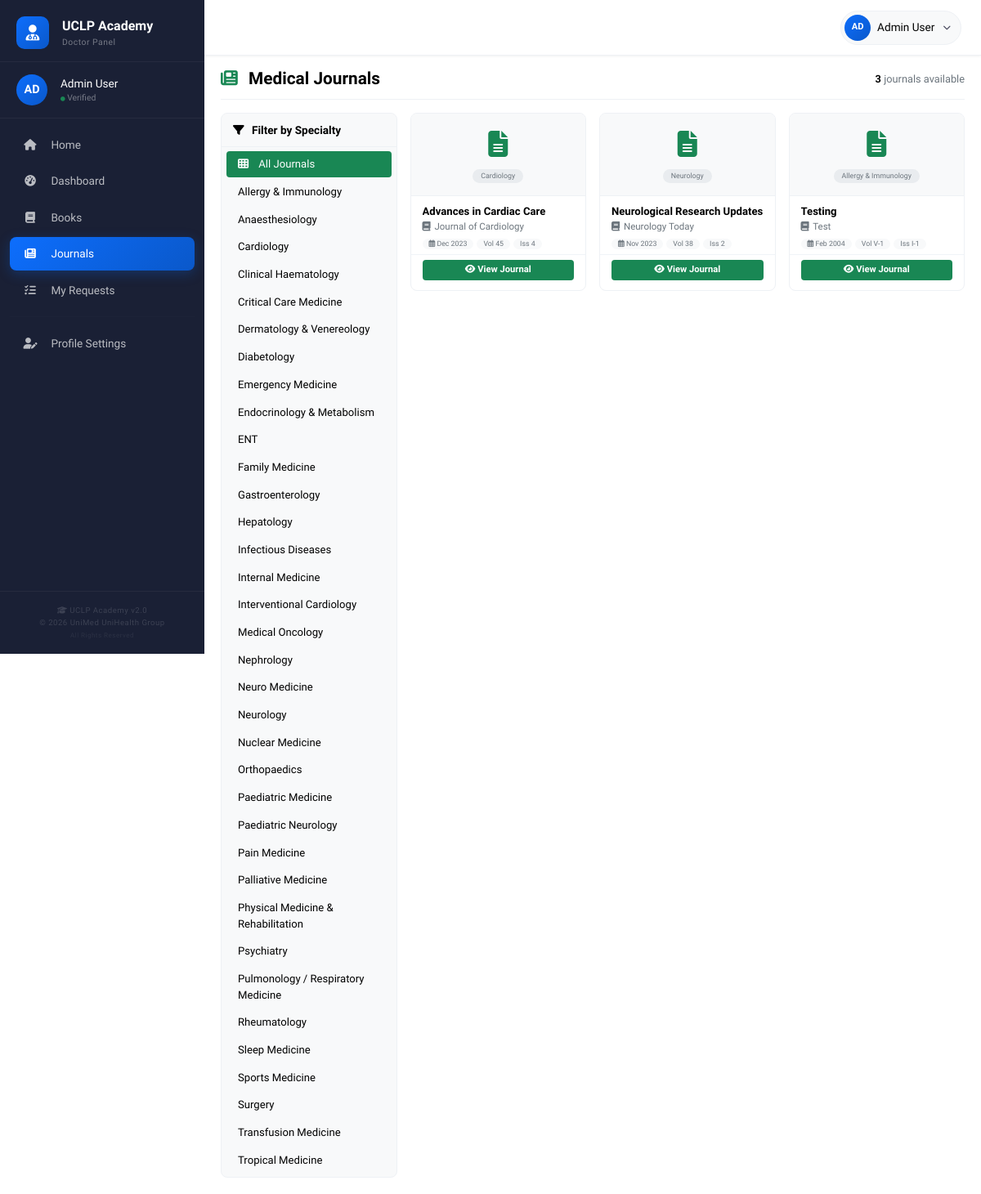
Page /doctor/journals.php (signed in) on the committed database.
### tables this page shows
CREATE TABLE `users` (
  `id` int(11) NOT NULL,
  `user_type` enum('doctor','admin','editor') NOT NULL DEFAULT 'doctor',
  `name` varchar(100) NOT NULL,
  `bmdc_reg_no` varchar(50) DEFAULT NULL,
  `specialty` varchar(100) DEFAULT NULL,
  `hospital_institute` varchar(200) DEFAULT NULL,
  `mobile` varchar(20) DEFAULT NULL,
  `email` varchar(100) NOT NULL,
  `password` varchar(255) NOT NULL,
  `profile_image` varchar(255) DEFAULT 'default.jpg',
  `is_verified` tinyint(1) DEFAULT 0,
  `is_active` tinyint(1) DEFAULT 1,
  `download_limit` int(11) DEFAULT 2,
  `created_at` timestamp NOT NULL DEFAULT current_timestamp(),
  `updated_at` timestamp NULL DEFAULT NULL ON UPDATE current_timestamp()
);

CREATE TABLE `specialties` (
  `id` int(11) NOT NULL,
  `name` varchar(100) NOT NULL,
  `description` text DEFAULT NULL,
  `status` tinyint(1) DEFAULT 1,
  `created_at` timestamp NOT NULL DEFAULT current_timestamp()
);

CREATE TABLE `journals` (
  `id` int(11) NOT NULL,
  `title` varchar(255) NOT NULL,
  `journal_name` varchar(200) NOT NULL,
  `specialty_id` int(11) NOT NULL,
  `issue` varchar(50) DEFAULT NULL,
  `date` date DEFAULT NULL,
  `volume` varchar(50) DEFAULT NULL,
  `pages` varchar(50) DEFAULT NULL,
  `doi` varchar(100) DEFAULT NULL,
  `file_path` varchar(255) NOT NULL,
  `abstract` text DEFAULT NULL,
  `is_watermarked` tinyint(1) DEFAULT 1,
  `status` enum('pending','approved','rejected') DEFAULT 'pending',
  `uploaded_by` int(11) DEFAULT NULL,
  `download_count` int(11) DEFAULT 0,
  `view_count` int(11) DEFAULT 0,
  `created_at` timestamp NOT NULL DEFAULT current_timestamp(),
  `updated_at` timestamp NULL DEFAULT NULL ON UPDATE current_timestamp()
);

### includes/functions.php (called while the page is built, shortened)
<?php
function getAllSpecialties() {
    $db = Database::getInstance()->getConnection();
    $result = $db->query("SELECT * FROM specialties WHERE status = 1 ORDER BY name");
    return $result->fetch_all(MYSQLI_ASSOC);
}
?>

### doctor/journals.php (the view, shortened to what this page needs)
<?php
require_once __DIR__ . '/../includes/functions.php';
$specialtyId = isset($_GET['specialty']) ? intval($_GET['specialty']) : 0;
$specialties = getAllSpecialties();
$journals = $specialtyId ? getJournalsBySpecialty($specialtyId) : [];
if (!$specialtyId) {
    $db = Database::getInstance()->getConnection();
    $journals = $db->query("SELECT j.*, s.name as specialty_name FROM journals j
                            JOIN specialties s ON j.specialty_id = s.id
                            WHERE j.status = 'approved'
                            ORDER BY j.date DESC")->fetch_all(MYSQLI_ASSOC);
}
?>
<!DOCTYPE html>
<html lang="en">
<head>
    <link href="https://cdn.jsdelivr.net/npm/bootstrap@5.3.0/dist/css/bootstrap.min.css" rel="stylesheet">
    <link rel="stylesheet" href="https://cdnjs.cloudflare.com/ajax/libs/font-awesome/6.4.0/css/all.min.css">
</head>
<body>
    <?php include __DIR__ . '/../includes/doctor_nav.php'; ?>
    <div class="container-fluid">
        <div class="row">
            <?php include __DIR__ . '/../includes/doctor_sidebar.php'; ?>
            <main class="main-content">
                <div class="page-header">
                    <h1>
                        <i class="fas fa-newspaper"></i> Medical Journals
                    </h1>
                    <span class="total-count">
                        <strong><?php echo count($journals); ?></strong> journals available
                    </span>
                </div>
                <div class="row g-3">
                    <div class="col-lg-3">
                        <div class="filter-card">
                            <div class="card-header">
                                <i class="fas fa-filter"></i> Filter by Specialty
                            </div>
                            <div class="list-group">
                                <a href="/doctor/journals" class="list-group-item <?php echo $specialtyId == 0 ? 'active' : ''; ?>">
                                    <i class="fas fa-th"></i> All Journals
                                </a>
                                <?php foreach ($specialties as $specialty): ?>
                                <a href="/doctor/journals?specialty=<?php echo $specialty['id']; ?>"
                                   class="list-group-item <?php echo $specialtyId == $specialty['id'] ? 'active' : ''; ?>">
                                    <?php echo htmlspecialchars($specialty['name']); ?>
                                </a>
                                <?php endforeach; ?>
                            </div>
                        </div>
                    </div>
                    <div class="col-lg-9">
                        <?php if (empty($journals)): ?>
                            <div class="empty-state">
                                <div class="icon"><i class="fas fa-newspaper"></i></div>
                                <h5>No Journals Found</h5>
                                <p>No journals are available <?php echo $specialtyId ? 'for this specialty' : 'at the moment'; ?>.</p>
                            </div>
                        <?php else: ?>
                        <div class="journals-grid">
                            <?php foreach ($journals as $journal): ?>
                            <div class="journal-card">
                                <div class="journal-header">
                                    <div class="icon"><i class="fas fa-file-alt"></i></div>
                                    <span class="badge-specialty">
                                        <?php echo htmlspecialchars($journal['specialty_name']); ?>
                                    </span>
                                </div>
                                <div class="card-body">
                                    <h6><?php echo htmlspecialchars($journal['title']); ?></h6>
                                    <div class="journal-name">
                                        <i class="fas fa-book"></i> <?php echo htmlspecialchars($journal['journal_name']); ?>
                                    </div>
                                    <div class="meta">
                                        <?php if ($journal['date']): ?>
                                        <span class="badge">
                                            <i class="far fa-calendar-alt"></i> <?php echo date('M Y', strtotime($journal['date'])); ?>
                                        </span>
                                        <?php endif; ?>
                                        <?php if ($journal['volume']): ?>
                                        <span class="badge">Vol <?php echo $journal['volume']; ?></span>
                                        <?php endif; ?>
                                        <?php if ($journal['issue']): ?>
                                        <span class="badge">Iss <?php echo $journal['issue']; ?></span>
                                        <?php endif; ?>
                                    </div>
                                </div>
                                <div class="card-footer">
                                    <a href="/doctor/view-journal/<?php echo $journal['id']; ?>" class="btn btn-success">
                                        <i class="fas fa-eye"></i> View Journal
                                    </a>
                                </div>
                            </div>
                            <?php endforeach; ?>
                        </div>
                        <?php endif; ?>
                    </div>
                </div>
            </main>
        </div>
    </div>
</body>
</html>

### doctor/journals.php (style rules this page uses)
* { margin: 0; padding: 0; box-sizing: border-box; }
body { font-family: 'Cambria', Georgia, serif; background: #ffffff; color: #000000; overflow-x: hidden; }
.main-content { margin-left: 250px; padding: 16px 20px 20px; min-height: 100vh; transition: all 0.3s ease; max-width: calc(100% - 250px); overflow-x: hidden; background: #ffffff; }
.page-header { display: flex; justify-content: space-between; align-items: center; flex-wrap: wrap; padding: 0 0 12px 0; border-bottom: 1px solid #eef1f5; margin-bottom: 16px; }
.page-header h1 { font-weight: 700; font-size: 1.3rem; color: #000000; margin: 0; font-family: 'Cambria', Georgia, serif; }
.page-header h1 i { color: #198754; margin-right: 8px; }
.page-header .total-count { font-family: 'Cambria', Georgia, serif; font-size: 0.8rem; color: #6c757d; }
.page-header .total-count strong { color: #000000; }
.filter-card { background: #f8f9fa; border-radius: 8px; border: 1px solid #eef1f5; position: sticky; top: 20px; overflow: hidden; }
.filter-card .card-header { background: #f8f9fa; border-bottom: 1px solid #eef1f5; padding: 10px 14px; font-weight: 700; font-size: 0.85rem; color: #000000; font-family: 'Cambria', Georgia, serif; }
.filter-card .card-header i { margin-right: 6px; }
.filter-card .list-group { padding: 4px 0; }
.filter-card .list-group-item { border: none; padding: 6px 14px; border-radius: 4px; margin: 1px 6px; transition: all 0.2s ease; cursor: pointer; font-size: 0.82rem; color: #000000; background: transparent; font-family: 'Cambria', Georgia, serif; text-decoration: none; }
.filter-card .list-group-item.active { background: #198754; color: #ffffff; }
.filter-card .list-group-item i { margin-right: 6px; width: 16px; }
.journals-grid { display: grid; grid-template-columns: repeat(auto-fill, minmax(200px, 1fr)); gap: 16px; }
.journal-card { background: #ffffff; border-radius: 8px; overflow: hidden; border: 1px solid #eef1f5; transition: all 0.2s ease; }
.journal-card .journal-header { background: #f8f9fa; padding: 14px; text-align: center; border-bottom: 1px solid #eef1f5; }
.journal-card .journal-header .icon { font-size: 2rem; color: #198754; }
.journal-card .journal-header .badge-specialty { font-family: 'Cambria', Georgia, serif; font-size: 0.55rem; padding: 2px 10px; border-radius: 10px; margin-top: 4px; background: #e9ecef; color: #6c757d; font-weight: 500; display: inline-block; }
.journal-card .card-body { padding: 10px 14px 6px; }
.journal-card .card-body h6 { font-weight: 700; font-size: 0.82rem; color: #000000; display: -webkit-box; -webkit-line-clamp: 2; -webkit-box-orient: vertical; overflow: hidden; line-height: 1.3; font-family: 'Cambria', Georgia, serif; margin: 0 0 2px 0; }
.journal-card .card-body .journal-name { color: #6c757d; font-size: 0.72rem; font-family: 'Cambria', Georgia, serif; }
.journal-card .card-body .journal-name i { margin-right: 2px; }
.journal-card .card-body .meta { display: flex; gap: 4px; flex-wrap: wrap; margin-top: 6px; }
.journal-card .card-body .meta .badge { font-family: 'Cambria', Georgia, serif; font-weight: 500; font-size: 0.55rem; padding: 2px 8px; border-radius: 8px; background: #f8f9fa; color: #6c757d; }
.journal-card .card-footer { background: transparent; border-top: 1px solid #f0f4f8; padding: 6px 14px 12px; }
.journal-card .card-footer .btn { font-size: 0.7rem; padding: 4px 10px; border-radius: 4px; font-weight: 600; font-family: 'Cambria', Georgia, serif; width: 100%; text-align: center; text-decoration: none; display: block; }
.btn-success { background: #198754; border: none; color: #fff; }

### rows in the picture
specialties: name "Allergy & Immunology"
specialties: name "Anaesthesiology"
specialties: name "Cardiology"
specialties: name "Clinical Haematology"
specialties: name "Critical Care Medicine"
specialties: name "Dermatology & Venereology"
specialties: name "Diabetology"
specialties: name "Emergency Medicine"
specialties: name "Endocrinology & Metabolism"
specialties: name "ENT"
specialties: name "Family Medicine"
specialties: name "Gastroenterology"
specialties: name "Hepatology"
specialties: name "Infectious Diseases"
specialties: name "Internal Medicine"
specialties: name "Interventional Cardiology"
specialties: name "Medical Oncology"
specialties: name "Nephrology"
specialties: name "Neuro Medicine"
specialties: name "Neurology"
specialties: name "Nuclear Medicine"
specialties: name "Orthopaedics"
specialties: name "Paediatric Medicine"
specialties: name "Paediatric Neurology"
specialties: name "Pain Medicine"
specialties: name "Palliative Medicine"
specialties: name "Physical Medicine & Rehabilitation"
specialties: name "Psychiatry"
specialties: name "Pulmonology / Respiratory Medicine"
specialties: name "Rheumatology"
specialties: name "Sleep Medicine"
specialties: name "Sports Medicine"
specialties: name "Surgery"
specialties: name "Transfusion Medicine"
specialties: name "Tropical Medicine"
journals: specialty.name "Cardiology", title "Advances in Cardiac Care", journal_name "Journal of Cardiology", date "Dec 2023", volume "45", issue "4"
journals: specialty.name "Neurology", title "Neurological Research Updates", journal_name "Neurology Today", date "Nov 2023", volume "38", issue "2"
journals: specialty.name "Allergy & Immunology", title "Testing", journal_name "Test", date "Feb 2004", volume "V-1", issue "I-1"

### other values in the picture
substr($_SESSION['user_name'] ?? 'D', 0, 2) "AD"
$_SESSION['user_name'] "Admin User"
count($journals) "3"
